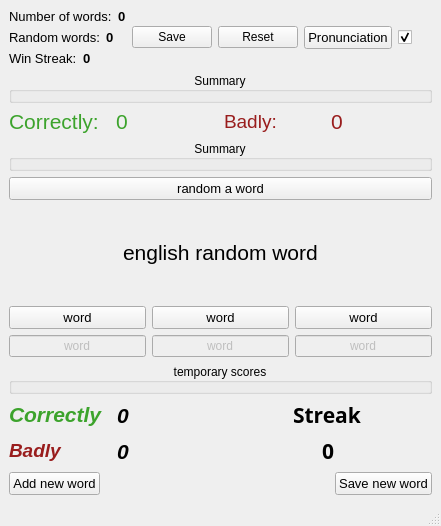
<?xml version="1.0" encoding="UTF-8"?>
<ui version="4.0">
 <class>MainWindow</class>
 <widget class="QMainWindow" name="MainWindow">
  <property name="enabled">
   <bool>true</bool>
  </property>
  <property name="geometry">
   <rect>
    <x>0</x>
    <y>0</y>
    <width>441</width>
    <height>480</height>
   </rect>
  </property>
  <property name="windowTitle">
   <string>Random Words</string>
  </property>
  <widget class="QWidget" name="centralwidget">
   <layout class="QVBoxLayout" name="verticalLayout">
    <item>
     <layout class="QVBoxLayout" name="verticalLayout_2">
      <item>
       <layout class="QHBoxLayout" name="horizontalLayout_6">
        <item>
         <layout class="QVBoxLayout" name="verticalLayout_3">
          <item>
           <layout class="QHBoxLayout" name="horizontalLayout_4">
            <item>
             <widget class="QLabel" name="main_label">
              <property name="font">
               <font>
                <pointsize>10</pointsize>
               </font>
              </property>
              <property name="text">
               <string>Number of words:</string>
              </property>
             </widget>
            </item>
            <item>
             <widget class="QLabel" name="number_of_words">
              <property name="font">
               <font>
                <pointsize>10</pointsize>
                <bold>true</bold>
               </font>
              </property>
              <property name="text">
               <string>0</string>
              </property>
             </widget>
            </item>
           </layout>
          </item>
          <item>
           <layout class="QHBoxLayout" name="horizontalLayout_7">
            <item>
             <widget class="QLabel" name="rand_label">
              <property name="font">
               <font>
                <pointsize>10</pointsize>
               </font>
              </property>
              <property name="text">
               <string>Random words:</string>
              </property>
             </widget>
            </item>
            <item>
             <widget class="QLabel" name="random_w">
              <property name="font">
               <font>
                <pointsize>10</pointsize>
                <bold>true</bold>
               </font>
              </property>
              <property name="text">
               <string>0</string>
              </property>
             </widget>
            </item>
           </layout>
          </item>
          <item>
           <layout class="QHBoxLayout" name="horizontalLayout_11">
            <item>
             <widget class="QLabel" name="rand_label_2">
              <property name="font">
               <font>
                <pointsize>10</pointsize>
               </font>
              </property>
              <property name="text">
               <string>Win Streak:</string>
              </property>
             </widget>
            </item>
            <item>
             <widget class="QLabel" name="strike_main">
              <property name="font">
               <font>
                <pointsize>10</pointsize>
                <bold>true</bold>
               </font>
              </property>
              <property name="text">
               <string>0</string>
              </property>
             </widget>
            </item>
           </layout>
          </item>
         </layout>
        </item>
        <item>
         <widget class="QPushButton" name="save_button">
          <property name="font">
           <font>
            <pointsize>9</pointsize>
           </font>
          </property>
          <property name="text">
           <string>Save</string>
          </property>
          <property name="icon">
           <iconset>
            <normalon>icons/disk-black.png</normalon>
           </iconset>
          </property>
          <property name="flat">
           <bool>false</bool>
          </property>
         </widget>
        </item>
        <item>
         <widget class="QPushButton" name="reset_button">
          <property name="font">
           <font>
            <pointsize>9</pointsize>
           </font>
          </property>
          <property name="text">
           <string>Reset</string>
          </property>
          <property name="icon">
           <iconset>
            <normaloff>icons/arrow-circle-045-left.png</normaloff>icons/arrow-circle-045-left.png</iconset>
          </property>
         </widget>
        </item>
        <item>
         <widget class="QPushButton" name="pronunciation_button">
          <property name="font">
           <font>
            <pointsize>10</pointsize>
           </font>
          </property>
          <property name="text">
           <string>Pronunciation</string>
          </property>
          <property name="icon">
           <iconset>
            <normaloff>icons/speaker-volume.png</normaloff>icons/speaker-volume.png</iconset>
          </property>
          <property name="iconSize">
           <size>
            <width>20</width>
            <height>22</height>
           </size>
          </property>
         </widget>
        </item>
        <item>
         <widget class="QCheckBox" name="pronunciation_checkbox">
          <property name="text">
           <string/>
          </property>
          <property name="checked">
           <bool>true</bool>
          </property>
         </widget>
        </item>
       </layout>
      </item>
      <item>
       <widget class="QGroupBox" name="groupBox">
        <property name="font">
         <font>
          <pointsize>9</pointsize>
         </font>
        </property>
        <property name="title">
         <string>Summary</string>
        </property>
        <property name="alignment">
         <set>Qt::AlignCenter</set>
        </property>
        <property name="flat">
         <bool>true</bool>
        </property>
       </widget>
      </item>
      <item>
       <layout class="QHBoxLayout" name="horizontalLayout_5">
        <item>
         <widget class="QLabel" name="label_8">
          <property name="font">
           <font>
            <pointsize>16</pointsize>
            <italic>true</italic>
            <bold>true</bold>
           </font>
          </property>
          <property name="mouseTracking">
           <bool>true</bool>
          </property>
          <property name="text">
           <string>&lt;html&gt;&lt;head/&gt;&lt;body&gt;&lt;p&gt;&lt;span style=&quot; font-weight:400; font-style:normal; color:#3ca32c;&quot;&gt;Correctly:&lt;/span&gt;&lt;/p&gt;&lt;/body&gt;&lt;/html&gt;</string>
          </property>
          <property name="scaledContents">
           <bool>false</bool>
          </property>
         </widget>
        </item>
        <item>
         <widget class="QLabel" name="correctly_main">
          <property name="font">
           <font>
            <pointsize>16</pointsize>
            <italic>false</italic>
            <bold>false</bold>
           </font>
          </property>
          <property name="text">
           <string>&lt;html&gt;&lt;head/&gt;&lt;body&gt;&lt;p&gt;&lt;span style=&quot; color:#3ca32c;&quot;&gt;0&lt;/span&gt;&lt;/p&gt;&lt;/body&gt;&lt;/html&gt;</string>
          </property>
         </widget>
        </item>
        <item>
         <widget class="QLabel" name="label_9">
          <property name="font">
           <font>
            <pointsize>16</pointsize>
            <italic>true</italic>
            <bold>true</bold>
           </font>
          </property>
          <property name="text">
           <string>&lt;html&gt;&lt;head/&gt;&lt;body&gt;&lt;p&gt;&lt;span style=&quot; font-size:14pt; font-weight:400; font-style:normal; color:#991d1d;&quot;&gt;Badly:&lt;/span&gt;&lt;/p&gt;&lt;/body&gt;&lt;/html&gt;</string>
          </property>
         </widget>
        </item>
        <item>
         <widget class="QLabel" name="badly_main">
          <property name="font">
           <font>
            <pointsize>16</pointsize>
            <italic>false</italic>
            <bold>false</bold>
           </font>
          </property>
          <property name="text">
           <string>&lt;html&gt;&lt;head/&gt;&lt;body&gt;&lt;p&gt;&lt;span style=&quot; color:#991d1d;&quot;&gt;0&lt;/span&gt;&lt;/p&gt;&lt;/body&gt;&lt;/html&gt;</string>
          </property>
         </widget>
        </item>
       </layout>
      </item>
      <item>
       <widget class="QGroupBox" name="groupBox_3">
        <property name="font">
         <font>
          <pointsize>9</pointsize>
         </font>
        </property>
        <property name="title">
         <string>Summary</string>
        </property>
        <property name="alignment">
         <set>Qt::AlignCenter</set>
        </property>
        <property name="flat">
         <bool>true</bool>
        </property>
       </widget>
      </item>
      <item>
       <widget class="QPushButton" name="random_button">
        <property name="font">
         <font>
          <pointsize>10</pointsize>
         </font>
        </property>
        <property name="text">
         <string>random a word</string>
        </property>
        <property name="icon">
         <iconset>
          <normaloff>icons/arrow-switch-180.png</normaloff>icons/arrow-switch-180.png</iconset>
        </property>
       </widget>
      </item>
      <item alignment="Qt::AlignHCenter">
       <widget class="QLabel" name="random_word">
        <property name="enabled">
         <bool>true</bool>
        </property>
        <property name="minimumSize">
         <size>
          <width>0</width>
          <height>94</height>
         </size>
        </property>
        <property name="font">
         <font>
          <pointsize>16</pointsize>
         </font>
        </property>
        <property name="text">
         <string>english random word</string>
        </property>
        <property name="wordWrap">
         <bool>false</bool>
        </property>
        <property name="textInteractionFlags">
         <set>Qt::TextSelectableByKeyboard</set>
        </property>
       </widget>
      </item>
      <item>
       <layout class="QHBoxLayout" name="horizontalLayout">
        <item>
         <widget class="QPushButton" name="cbutton1">
          <property name="font">
           <font>
            <pointsize>10</pointsize>
           </font>
          </property>
          <property name="text">
           <string>word</string>
          </property>
          <property name="autoDefault">
           <bool>false</bool>
          </property>
          <property name="default">
           <bool>false</bool>
          </property>
          <property name="flat">
           <bool>false</bool>
          </property>
         </widget>
        </item>
        <item>
         <widget class="QPushButton" name="cbutton2">
          <property name="font">
           <font>
            <pointsize>10</pointsize>
           </font>
          </property>
          <property name="text">
           <string>word</string>
          </property>
         </widget>
        </item>
        <item>
         <widget class="QPushButton" name="cbutton3">
          <property name="font">
           <font>
            <pointsize>10</pointsize>
           </font>
          </property>
          <property name="text">
           <string>word</string>
          </property>
         </widget>
        </item>
       </layout>
      </item>
     </layout>
    </item>
    <item>
     <layout class="QHBoxLayout" name="horizontalLayout_2">
      <item>
       <widget class="QLineEdit" name="edit_c1">
        <property name="enabled">
         <bool>false</bool>
        </property>
        <property name="font">
         <font>
          <pointsize>9</pointsize>
         </font>
        </property>
        <property name="mouseTracking">
         <bool>false</bool>
        </property>
        <property name="text">
         <string>word</string>
        </property>
        <property name="alignment">
         <set>Qt::AlignCenter</set>
        </property>
       </widget>
      </item>
      <item>
       <widget class="QLineEdit" name="edit_c2">
        <property name="enabled">
         <bool>false</bool>
        </property>
        <property name="font">
         <font>
          <pointsize>9</pointsize>
         </font>
        </property>
        <property name="mouseTracking">
         <bool>false</bool>
        </property>
        <property name="text">
         <string>word</string>
        </property>
        <property name="alignment">
         <set>Qt::AlignCenter</set>
        </property>
       </widget>
      </item>
      <item>
       <widget class="QLineEdit" name="edit_c3">
        <property name="enabled">
         <bool>false</bool>
        </property>
        <property name="font">
         <font>
          <pointsize>9</pointsize>
         </font>
        </property>
        <property name="mouseTracking">
         <bool>false</bool>
        </property>
        <property name="text">
         <string>word</string>
        </property>
        <property name="alignment">
         <set>Qt::AlignCenter</set>
        </property>
       </widget>
      </item>
     </layout>
    </item>
    <item>
     <widget class="QGroupBox" name="groupBox_2">
      <property name="font">
       <font>
        <pointsize>9</pointsize>
       </font>
      </property>
      <property name="title">
       <string>temporary scores</string>
      </property>
      <property name="alignment">
       <set>Qt::AlignCenter</set>
      </property>
      <property name="flat">
       <bool>true</bool>
      </property>
     </widget>
    </item>
    <item>
     <layout class="QHBoxLayout" name="horizontalLayout_3">
      <item>
       <layout class="QVBoxLayout" name="verticalLayout_4">
        <item>
         <layout class="QHBoxLayout" name="horizontalLayout_9">
          <item alignment="Qt::AlignLeft">
           <widget class="QLabel" name="label_3">
            <property name="font">
             <font>
              <pointsize>16</pointsize>
              <italic>true</italic>
             </font>
            </property>
            <property name="mouseTracking">
             <bool>true</bool>
            </property>
            <property name="text">
             <string>&lt;html&gt;&lt;head/&gt;&lt;body&gt;&lt;p&gt;&lt;span style=&quot; font-weight:700; color:#3ca32c;&quot;&gt;Correctly&lt;/span&gt;&lt;/p&gt;&lt;/body&gt;&lt;/html&gt;</string>
            </property>
            <property name="scaledContents">
             <bool>false</bool>
            </property>
           </widget>
          </item>
          <item alignment="Qt::AlignLeft">
           <widget class="QLabel" name="correctly">
            <property name="font">
             <font>
              <pointsize>16</pointsize>
              <italic>true</italic>
              <bold>true</bold>
             </font>
            </property>
            <property name="text">
             <string>0</string>
            </property>
           </widget>
          </item>
         </layout>
        </item>
        <item>
         <layout class="QHBoxLayout" name="horizontalLayout_10">
          <item alignment="Qt::AlignLeft">
           <widget class="QLabel" name="label">
            <property name="font">
             <font>
              <pointsize>16</pointsize>
              <italic>true</italic>
              <bold>true</bold>
             </font>
            </property>
            <property name="text">
             <string>&lt;html&gt;&lt;head/&gt;&lt;body&gt;&lt;p&gt;&lt;span style=&quot; font-size:14pt; color:#991d1d;&quot;&gt;Badly&lt;/span&gt;&lt;/p&gt;&lt;/body&gt;&lt;/html&gt;</string>
            </property>
           </widget>
          </item>
          <item alignment="Qt::AlignLeft">
           <widget class="QLabel" name="badly">
            <property name="font">
             <font>
              <pointsize>16</pointsize>
              <italic>true</italic>
              <bold>true</bold>
             </font>
            </property>
            <property name="text">
             <string>0</string>
            </property>
           </widget>
          </item>
         </layout>
        </item>
       </layout>
      </item>
      <item>
       <layout class="QVBoxLayout" name="verticalLayout_5">
        <item alignment="Qt::AlignHCenter">
         <widget class="QLabel" name="streak_name">
          <property name="font">
           <font>
            <family>MV Boli</family>
            <pointsize>16</pointsize>
            <bold>true</bold>
           </font>
          </property>
          <property name="text">
           <string>Streak</string>
          </property>
         </widget>
        </item>
        <item alignment="Qt::AlignHCenter">
         <widget class="QLabel" name="streak_num">
          <property name="font">
           <font>
            <family>MV Boli</family>
            <pointsize>16</pointsize>
            <bold>true</bold>
           </font>
          </property>
          <property name="text">
           <string>0</string>
          </property>
         </widget>
        </item>
       </layout>
      </item>
     </layout>
    </item>
    <item>
     <layout class="QHBoxLayout" name="horizontalLayout_8">
      <item alignment="Qt::AlignLeft">
       <widget class="QPushButton" name="add_new_word">
        <property name="font">
         <font>
          <pointsize>10</pointsize>
         </font>
        </property>
        <property name="text">
         <string>Add new word</string>
        </property>
        <property name="icon">
         <iconset>
          <normaloff>icons/plus.png</normaloff>icons/plus.png</iconset>
        </property>
       </widget>
      </item>
      <item alignment="Qt::AlignRight">
       <widget class="QPushButton" name="save_word">
        <property name="font">
         <font>
          <pointsize>10</pointsize>
         </font>
        </property>
        <property name="text">
         <string>Save new word</string>
        </property>
        <property name="icon">
         <iconset>
          <normaloff>icons/disk.png</normaloff>icons/disk.png</iconset>
        </property>
       </widget>
      </item>
     </layout>
    </item>
   </layout>
  </widget>
  <widget class="QMenuBar" name="menubar">
   <property name="geometry">
    <rect>
     <x>0</x>
     <y>0</y>
     <width>441</width>
     <height>22</height>
    </rect>
   </property>
  </widget>
  <widget class="QStatusBar" name="statusbar"/>
 </widget>
 <resources/>
 <connections/>
</ui>
